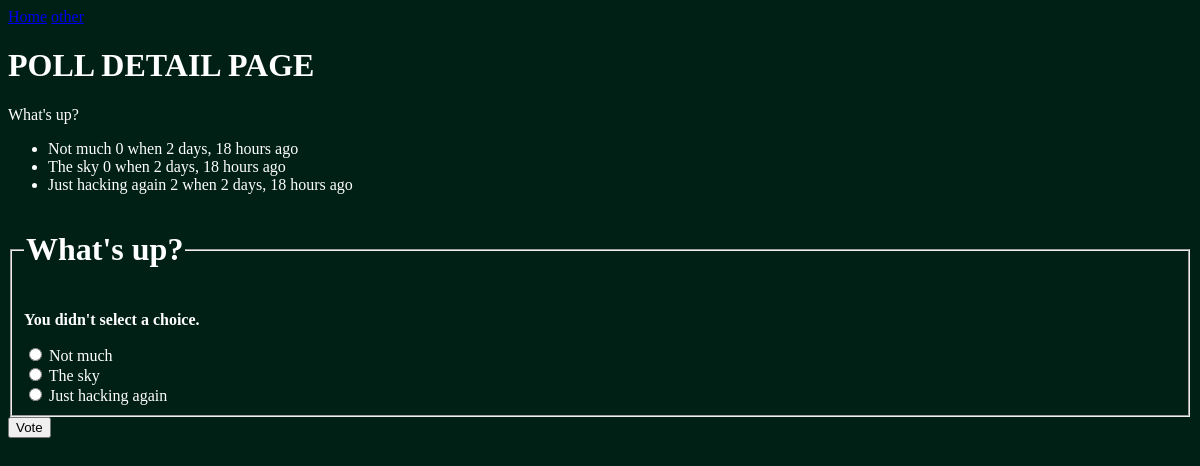
The page /1/vote/ on the database its author committed.
### poll/models.py (models this page shows, shortened)
class Question(models.Model):
    question_text = models.CharField(max_length=200)
    pub_date = models.DateTimeField('date published')

class Choice(models.Model):
    question = models.ForeignKey(Question, on_delete=models.CASCADE)
    choice_text = models.CharField(max_length=200)
    votes = models.IntegerField(default=0)

### poll/views.py (the view)
# urls.py: path('<int:question_id>/vote/', views.vote, name='vote'),
def vote(request, question_id):
    question = get_object_or_404(Question, pk=question_id)
    try:
        selected_choice = question.choice_set.get(pk=request.POST['choice'])
    except (KeyError, Choice.DoesNotExist):
        return render(request, 'poll/detail.html', {
            'question': question,
            'error_message': "You didn't select a choice.",
        })
    else:
        selected_choice.votes += 1
        selected_choice.save()
        return HttpResponseRedirect(reverse('polls:results', args=(question.id,)))

### poll/templates/poll/detail.html (shortened to what this page needs)
      {% extends 'poll/main.html' %}
      {% block content %}
    <h1>POLL DETAIL PAGE</h1>
    {{ question.question_text }}
    <ul>
        {% for choice in question.choice_set.all %}
            <li>{{ choice.choice_text }} {{choice.votes}} when {{choice.question.pub_date|timesince}} ago</li>
        {% endfor %}
        </ul>
        <form action="{% url 'polls:vote' question.id %}" method="post">
            <fieldset>
                <legend><h1>{{ question.question_text }}</h1></legend>
                {% if error_message %}<p><strong>{{ error_message }}</strong></p>{% endif %}
                {% for choice in question.choice_set.all %}
                    <input type="radio" name="choice" id="choice{{ forloop.counter }}" value="{{ choice.id }}">
                    <label for="choice{{ forloop.counter }}">{{ choice.choice_text }}</label><br>
                {% endfor %}
            </fieldset>
            <input type="submit" value="Vote">
            </form>
        {% endblock content %}

### poll/static/polls/style.css (style rules this page uses)
body { background-color: rgb(0, 32, 22); color: white; }

### rows shown on the page
Question: question_text "What's up?"
Choice: choice_text "Not much", votes "0", question.pub_date "2 days, 18 hours"
Choice: choice_text "The sky", votes "0", question.pub_date "2 days, 18 hours"
Choice: choice_text "Just hacking again", votes "2", question.pub_date "2 days, 18 hours"

### other values the page prints
{{ error_message }} "You didn't select a choice."
